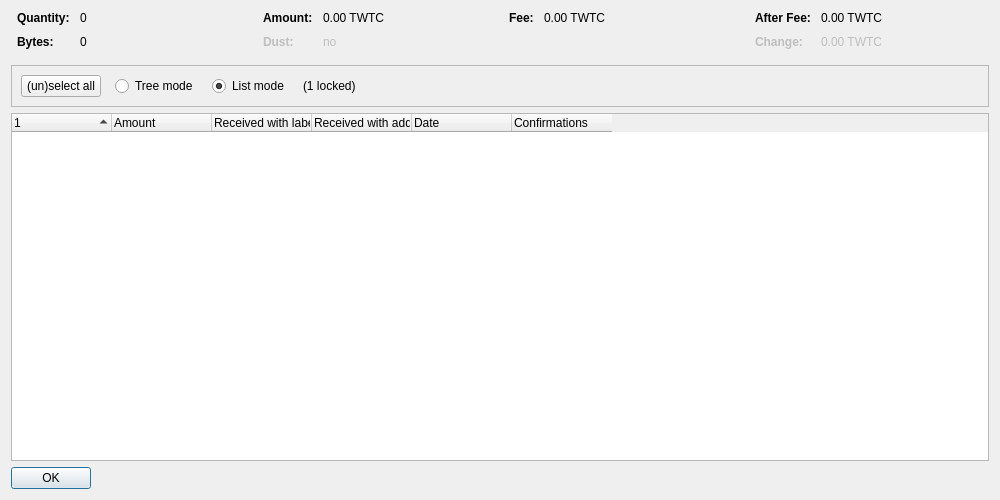
<?xml version="1.0" encoding="UTF-8"?>
<ui version="4.0">
 <class>CoinControlDialog</class>
 <widget class="QDialog" name="CoinControlDialog">
  <property name="geometry">
   <rect>
    <x>0</x>
    <y>0</y>
    <width>1000</width>
    <height>500</height>
   </rect>
  </property>
  <property name="windowTitle">
   <string>Coin Selection</string>
  </property>
  <layout class="QVBoxLayout" name="verticalLayout">
   <item>
    <layout class="QHBoxLayout" name="horizontalLayoutTop" stretch="0,0,0,0">
     <property name="topMargin">
      <number>0</number>
     </property>
     <property name="bottomMargin">
      <number>10</number>
     </property>
     <item>
      <layout class="QFormLayout" name="formLayoutCoinControl1">
       <property name="horizontalSpacing">
        <number>10</number>
       </property>
       <property name="verticalSpacing">
        <number>10</number>
       </property>
       <property name="leftMargin">
        <number>6</number>
       </property>
       <property name="rightMargin">
        <number>6</number>
       </property>
       <item row="0" column="0">
        <widget class="QLabel" name="labelCoinControlQuantityText">
         <property name="font">
          <font>
           <weight>75</weight>
           <bold>true</bold>
          </font>
         </property>
         <property name="text">
          <string>Quantity:</string>
         </property>
        </widget>
       </item>
       <item row="0" column="1">
        <widget class="QLabel" name="labelCoinControlQuantity">
         <property name="cursor">
          <cursorShape>IBeamCursor</cursorShape>
         </property>
         <property name="contextMenuPolicy">
          <enum>Qt::ActionsContextMenu</enum>
         </property>
         <property name="text">
          <string notr="true">0</string>
         </property>
         <property name="textInteractionFlags">
          <set>Qt::LinksAccessibleByMouse|Qt::TextSelectableByKeyboard|Qt::TextSelectableByMouse</set>
         </property>
        </widget>
       </item>
       <item row="1" column="0">
        <widget class="QLabel" name="labelCoinControlBytesText">
         <property name="font">
          <font>
           <weight>75</weight>
           <bold>true</bold>
          </font>
         </property>
         <property name="text">
          <string>Bytes:</string>
         </property>
        </widget>
       </item>
       <item row="1" column="1">
        <widget class="QLabel" name="labelCoinControlBytes">
         <property name="cursor">
          <cursorShape>IBeamCursor</cursorShape>
         </property>
         <property name="contextMenuPolicy">
          <enum>Qt::ActionsContextMenu</enum>
         </property>
         <property name="text">
          <string notr="true">0</string>
         </property>
         <property name="textInteractionFlags">
          <set>Qt::LinksAccessibleByMouse|Qt::TextSelectableByKeyboard|Qt::TextSelectableByMouse</set>
         </property>
        </widget>
       </item>
      </layout>
     </item>
     <item>
      <layout class="QFormLayout" name="formLayoutCoinControl2">
       <property name="horizontalSpacing">
        <number>10</number>
       </property>
       <property name="verticalSpacing">
        <number>10</number>
       </property>
       <property name="leftMargin">
        <number>6</number>
       </property>
       <property name="rightMargin">
        <number>6</number>
       </property>
       <item row="0" column="0">
        <widget class="QLabel" name="labelCoinControlAmountText">
         <property name="font">
          <font>
           <weight>75</weight>
           <bold>true</bold>
          </font>
         </property>
         <property name="text">
          <string>Amount:</string>
         </property>
        </widget>
       </item>
       <item row="0" column="1">
        <widget class="QLabel" name="labelCoinControlAmount">
         <property name="cursor">
          <cursorShape>IBeamCursor</cursorShape>
         </property>
         <property name="contextMenuPolicy">
          <enum>Qt::ActionsContextMenu</enum>
         </property>
         <property name="text">
          <string notr="true">0.00 TWTC</string>
         </property>
         <property name="textInteractionFlags">
          <set>Qt::LinksAccessibleByMouse|Qt::TextSelectableByKeyboard|Qt::TextSelectableByMouse</set>
         </property>
        </widget>
       </item>
       <item row="1" column="0">
        <widget class="QLabel" name="labelCoinControlLowOutputText">
         <property name="enabled">
          <bool>false</bool>
         </property>
         <property name="font">
          <font>
           <weight>75</weight>
           <bold>true</bold>
          </font>
         </property>
         <property name="text">
          <string>Dust:</string>
         </property>
        </widget>
       </item>
       <item row="1" column="1">
        <widget class="QLabel" name="labelCoinControlLowOutput">
         <property name="enabled">
          <bool>false</bool>
         </property>
         <property name="cursor">
          <cursorShape>IBeamCursor</cursorShape>
         </property>
         <property name="contextMenuPolicy">
          <enum>Qt::ActionsContextMenu</enum>
         </property>
         <property name="text">
          <string notr="true">no</string>
         </property>
         <property name="textInteractionFlags">
          <set>Qt::LinksAccessibleByMouse|Qt::TextSelectableByKeyboard|Qt::TextSelectableByMouse</set>
         </property>
        </widget>
       </item>
      </layout>
     </item>
     <item>
      <layout class="QFormLayout" name="formLayoutCoinControl3">
       <property name="horizontalSpacing">
        <number>10</number>
       </property>
       <property name="verticalSpacing">
        <number>10</number>
       </property>
       <property name="leftMargin">
        <number>6</number>
       </property>
       <property name="rightMargin">
        <number>6</number>
       </property>
       <item row="0" column="0">
        <widget class="QLabel" name="labelCoinControlFeeText">
         <property name="font">
          <font>
           <weight>75</weight>
           <bold>true</bold>
          </font>
         </property>
         <property name="text">
          <string>Fee:</string>
         </property>
        </widget>
       </item>
       <item row="0" column="1">
        <widget class="QLabel" name="labelCoinControlFee">
         <property name="cursor">
          <cursorShape>IBeamCursor</cursorShape>
         </property>
         <property name="contextMenuPolicy">
          <enum>Qt::ActionsContextMenu</enum>
         </property>
         <property name="text">
          <string notr="true">0.00 TWTC</string>
         </property>
         <property name="textInteractionFlags">
          <set>Qt::LinksAccessibleByMouse|Qt::TextSelectableByKeyboard|Qt::TextSelectableByMouse</set>
         </property>
        </widget>
       </item>
      </layout>
     </item>
     <item>
      <layout class="QFormLayout" name="formLayoutCoinControl4">
       <property name="horizontalSpacing">
        <number>10</number>
       </property>
       <property name="verticalSpacing">
        <number>10</number>
       </property>
       <property name="leftMargin">
        <number>6</number>
       </property>
       <property name="rightMargin">
        <number>6</number>
       </property>
       <item row="0" column="0">
        <widget class="QLabel" name="labelCoinControlAfterFeeText">
         <property name="font">
          <font>
           <weight>75</weight>
           <bold>true</bold>
          </font>
         </property>
         <property name="text">
          <string>After Fee:</string>
         </property>
        </widget>
       </item>
       <item row="0" column="1">
        <widget class="QLabel" name="labelCoinControlAfterFee">
         <property name="cursor">
          <cursorShape>IBeamCursor</cursorShape>
         </property>
         <property name="contextMenuPolicy">
          <enum>Qt::ActionsContextMenu</enum>
         </property>
         <property name="text">
          <string notr="true">0.00 TWTC</string>
         </property>
         <property name="textInteractionFlags">
          <set>Qt::LinksAccessibleByMouse|Qt::TextSelectableByKeyboard|Qt::TextSelectableByMouse</set>
         </property>
        </widget>
       </item>
       <item row="1" column="0">
        <widget class="QLabel" name="labelCoinControlChangeText">
         <property name="enabled">
          <bool>false</bool>
         </property>
         <property name="font">
          <font>
           <weight>75</weight>
           <bold>true</bold>
          </font>
         </property>
         <property name="text">
          <string>Change:</string>
         </property>
        </widget>
       </item>
       <item row="1" column="1">
        <widget class="QLabel" name="labelCoinControlChange">
         <property name="enabled">
          <bool>false</bool>
         </property>
         <property name="cursor">
          <cursorShape>IBeamCursor</cursorShape>
         </property>
         <property name="contextMenuPolicy">
          <enum>Qt::ActionsContextMenu</enum>
         </property>
         <property name="text">
          <string notr="true">0.00 TWTC</string>
         </property>
         <property name="textInteractionFlags">
          <set>Qt::LinksAccessibleByMouse|Qt::TextSelectableByKeyboard|Qt::TextSelectableByMouse</set>
         </property>
        </widget>
       </item>
      </layout>
     </item>
    </layout>
   </item>
   <item>
    <widget class="QFrame" name="frame">
     <property name="minimumSize">
      <size>
       <width>0</width>
       <height>40</height>
      </size>
     </property>
     <property name="frameShape">
      <enum>QFrame::StyledPanel</enum>
     </property>
     <property name="frameShadow">
      <enum>QFrame::Sunken</enum>
     </property>
     <layout class="QHBoxLayout" name="horizontalLayout">
      <item>
       <layout class="QHBoxLayout" name="horizontalLayoutPanel" stretch="0,0,0,0,0">
        <property name="spacing">
         <number>14</number>
        </property>
        <item>
         <widget class="QPushButton" name="pushButtonSelectAll">
          <property name="sizePolicy">
           <sizepolicy hsizetype="Maximum" vsizetype="Fixed">
            <horstretch>0</horstretch>
            <verstretch>0</verstretch>
           </sizepolicy>
          </property>
          <property name="text">
           <string>(un)select all</string>
          </property>
          <property name="autoDefault">
           <bool>false</bool>
          </property>
         </widget>
        </item>
        <item>
         <widget class="QRadioButton" name="radioTreeMode">
          <property name="sizePolicy">
           <sizepolicy hsizetype="Maximum" vsizetype="Fixed">
            <horstretch>0</horstretch>
            <verstretch>0</verstretch>
           </sizepolicy>
          </property>
          <property name="text">
           <string>Tree mode</string>
          </property>
         </widget>
        </item>
        <item>
         <widget class="QRadioButton" name="radioListMode">
          <property name="sizePolicy">
           <sizepolicy hsizetype="Maximum" vsizetype="Fixed">
            <horstretch>0</horstretch>
            <verstretch>0</verstretch>
           </sizepolicy>
          </property>
          <property name="text">
           <string>List mode</string>
          </property>
          <property name="checked">
           <bool>true</bool>
          </property>
         </widget>
        </item>
        <item>
         <widget class="QLabel" name="labelLocked">
          <property name="text">
           <string notr="true">(1 locked)</string>
          </property>
         </widget>
        </item>
        <item>
         <spacer name="horizontalSpacer">
          <property name="orientation">
           <enum>Qt::Horizontal</enum>
          </property>
          <property name="sizeHint" stdset="0">
           <size>
            <width>40</width>
            <height>20</height>
           </size>
          </property>
         </spacer>
        </item>
       </layout>
      </item>
     </layout>
    </widget>
   </item>
   <item>
    <widget class="CoinControlTreeWidget" name="treeWidget">
     <property name="contextMenuPolicy">
      <enum>Qt::CustomContextMenu</enum>
     </property>
     <property name="sortingEnabled">
      <bool>false</bool>
     </property>
     <property name="columnCount">
      <number>6</number>
     </property>
     <attribute name="headerShowSortIndicator" stdset="0">
      <bool>true</bool>
     </attribute>
     <attribute name="headerStretchLastSection">
      <bool>false</bool>
     </attribute>
     <column>
      <property name="text">
       <string/>
      </property>
     </column>
     <column>
      <property name="text">
       <string>Amount</string>
      </property>
     </column>
     <column>
      <property name="text">
       <string>Received with label</string>
      </property>
     </column>
     <column>
      <property name="text">
       <string>Received with address</string>
      </property>
     </column>
     <column>
      <property name="text">
       <string>Date</string>
      </property>
     </column>
     <column>
      <property name="text">
       <string>Confirmations</string>
      </property>
      <property name="toolTip">
       <string>Confirmed</string>
      </property>
     </column>
     <column>
      <property name="text">
       <string/>
      </property>
     </column>
     <column>
      <property name="text">
       <string/>
      </property>
     </column>
     <column>
      <property name="text">
       <string/>
      </property>
     </column>
     <column>
      <property name="text">
       <string/>
      </property>
     </column>
    </widget>
   </item>
   <item>
    <widget class="QDialogButtonBox" name="buttonBox">
     <property name="sizePolicy">
      <sizepolicy hsizetype="Maximum" vsizetype="Fixed">
       <horstretch>0</horstretch>
       <verstretch>0</verstretch>
      </sizepolicy>
     </property>
     <property name="orientation">
      <enum>Qt::Horizontal</enum>
     </property>
     <property name="standardButtons">
      <set>QDialogButtonBox::Ok</set>
     </property>
    </widget>
   </item>
  </layout>
 </widget>
 <customwidgets>
  <customwidget>
   <class>CoinControlTreeWidget</class>
   <extends>QTreeWidget</extends>
   <header>qt/coincontroltreewidget.h</header>
  </customwidget>
 </customwidgets>
 <resources/>
 <connections/>
</ui>
